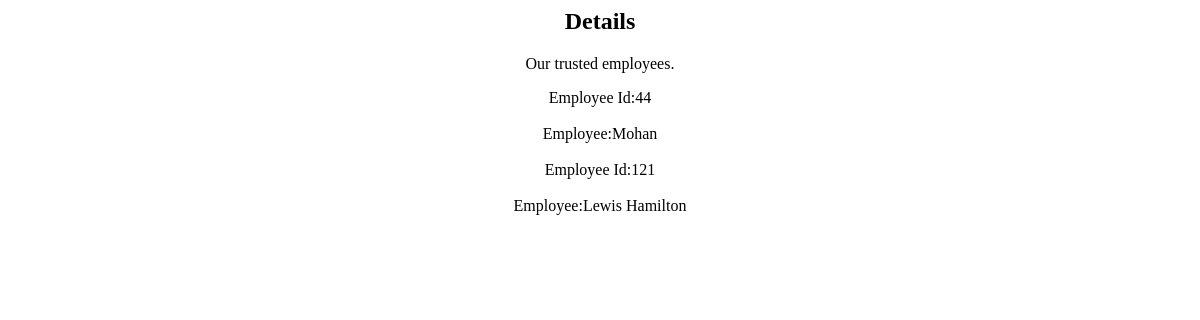
The app's page /details/, older data.
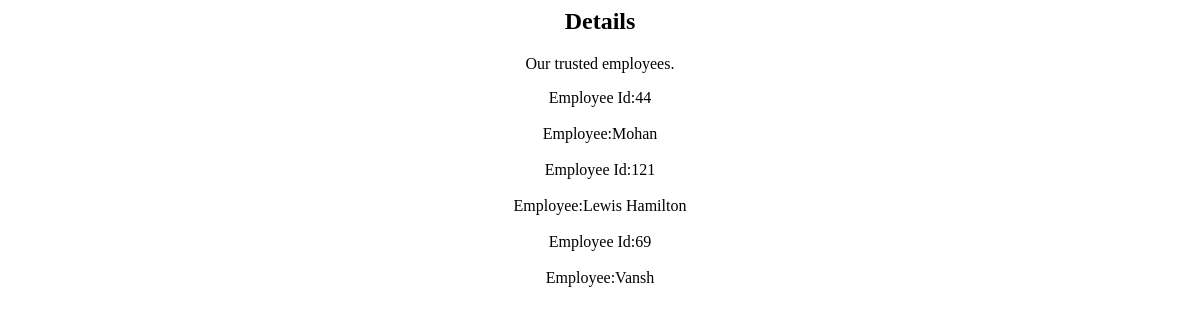
The same page, newer data.
### Employee2/models.py (models this page shows)
class emp(models.Model):
    empid=models.IntegerField()
    name=models.CharField(max_length=50)

### Employee2/views.py (the view)
# urls.py: path('details/',views.details,name='details')
def details(request):
    employees=emp.objects.all()
    return render(request,'details.html',{'employees':employees})

### templates/details.html (shortened to what this page needs)
<html>
<body background="https://ichef.bbci.co.uk/news/624/cpsprodpb/42C6/production/_102149071_cyan-blue-976x549.jpg">
<center><h2>Details</h2></center>
<center><p>Our trusted employees.</p></center>
{%for employee in employees%}
<center>Employee Id:{{employee.empid}}</center><br>
<center>Employee:{{employee.name}}</center><br>
{%endfor%}
</body>
</html>

Row changes from the older to the newer data that the page shows:
added emp: empid "69", name "Vansh"
